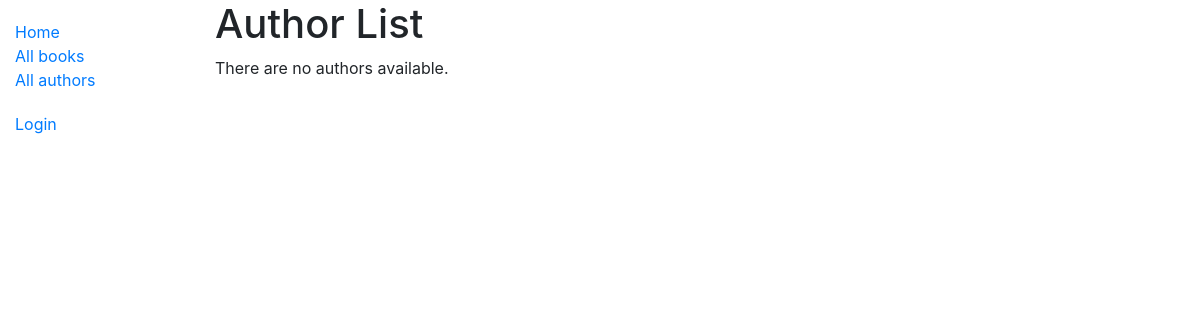
The app's page /catalog/authors/, older data.
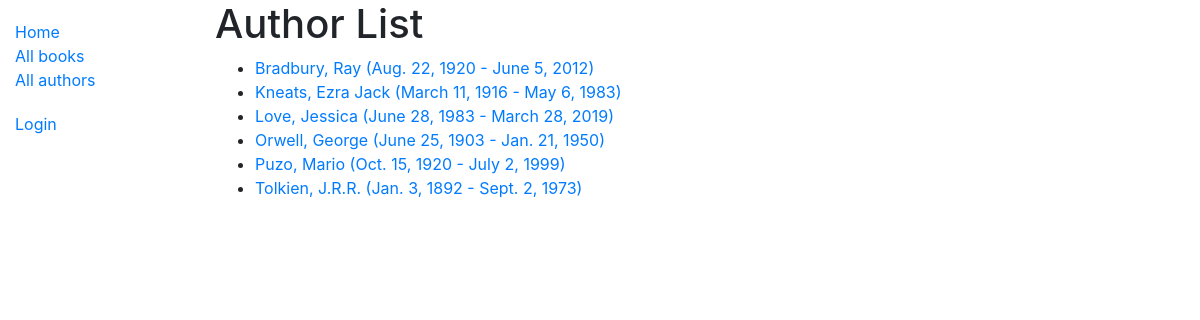
The same page, newer data.
### catalog/models.py (models this page shows)
class Author (models.Model):
    first_name = models.CharField(max_length=100)
    last_name = models.CharField(max_length=100)
    date_of_birth = models.DateField(null=True, blank=True)
    date_of_death = models.DateField('Died', null=True, blank=True)
    class Meta:
        ordering = ['last_name', 'first_name']
    def get_absolute_url(self):
        return reverse('author-detail', args=[str(self.id)])
    def __str__(self):
        return f'{self.last_name}, {self.first_name}'

### catalog/views.py (the view)
# urls.py: path('authors/', views.AuthorListView.as_view(), name='authors'),
class AuthorListView(generic.ListView):
    model = Author
    paginate_by = 10

### catalog/templates/catalog/author_list.html
{% extends "base_generic.html" %}
{% block content %}
<h1>Author List</h1>
{% if author_list %}
  <ul>
  {% for author in author_list %}
    <li>
      <a href="{{ author.get_absolute_url }}">
      {{ author }} ({{author.date_of_birth}} - {% if author.date_of_death %}{{author.date_of_death}}{% endif %})
      </a>
    </li>
  {% endfor %}
 </ul>
{% else %}
  <p>There are no authors available.</p>
{% endif %}
{% endblock %}

### catalog/templates/base_generic.html (shortened to what this page needs)
<!DOCTYPE html>
<html lang="en">
<head>
  <link rel="stylesheet" href="https://cdn.jsdelivr.net/npm/bootstrap@4.5.3/dist/css/bootstrap.min.css">
  {% load static %}
  <link rel="stylesheet" href="{% static 'css/styles.css' %}">
</head>
<body>
  <div class="container-fluid">
    <div class="row">
      <div class="col-sm-2">
      {% block sidebar %}
        <ul class="sidebar-nav">
          <li><a href="{% url 'index' %}">Home</a></li>
          <li><a href="{% url 'books' %}">All books</a></li>
          <li><a href="{% url 'authors' %}">All authors</a></li>
        </ul>
      <ul class="sidebar-nav">
      {% if user.is_authenticated %}
        <li>User: {{ user.get_username }}</li>
        <li><a href="{% url 'my-borrowed' %}">My Borrowed</a></li>
        <li><a href="{% url 'logout'%}?next={{ request.path }}">Logout </a></li>
        {% else %}
          <li><a href="{% url 'login'%}?next={{request.path}}">Login</a></li>
          {% endif %}
      </ul>
     {% endblock %}
      </div>
      <div class="col-sm-10 ">
      {% block content %}{% endblock %}
      </div>
    </div>
  </div>
</body>
</html>

### catalog/static/styles.css (style rules this page uses)
.sidebar-nav { margin-top: 20px; padding: 0; list-style: none; }

Row changes from the older to the newer data that the page shows:
added Author: last_name+first_name "Bradbury, Ray", date_of_birth "Aug. 22, 1920", date_of_death "June 5, 2012"
added Author: last_name+first_name "Kneats, Ezra Jack", date_of_birth "March 11, 1916", date_of_death "May 6, 1983"
added Author: last_name+first_name "Love, Jessica", date_of_birth "June 28, 1983", date_of_death "March 28, 2019"
added Author: last_name+first_name "Orwell, George", date_of_birth "June 25, 1903", date_of_death "Jan. 21, 1950"
added Author: last_name+first_name "Puzo, Mario", date_of_birth "Oct. 15, 1920", date_of_death "July 2, 1999"
added Author: last_name+first_name "Tolkien, J.R.R.", date_of_birth "Jan. 3, 1892", date_of_death "Sept. 2, 1973"
Text that changed along with them:
text no longer shown: "There are no authors available."
